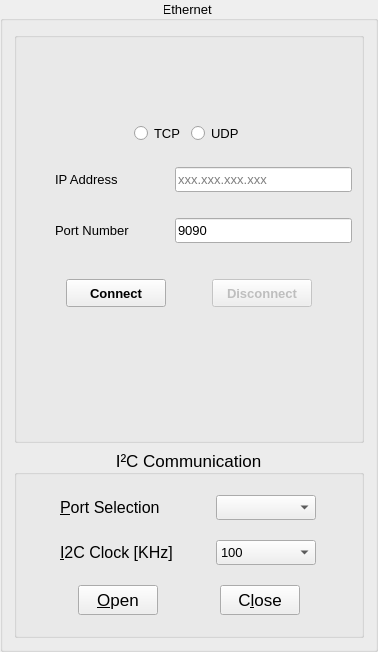
    <widget class="QGroupBox" name="gb_Ethernet">
     <property name="enabled">
      <bool>true</bool>
     </property>
     <property name="font">
      <font>
       <family>MS Shell Dlg 2</family>
       <pointsize>10</pointsize>
       <weight>50</weight>
       <italic>false</italic>
       <bold>false</bold>
      </font>
     </property>
     <property name="styleSheet">
      <string notr="true"/>
     </property>
     <property name="title">
      <string>Ethernet </string>
     </property>
     <property name="alignment">
      <set>Qt::AlignCenter</set>
     </property>
     <layout class="QGridLayout" name="gridLayout_14">
      <item row="0" column="0">
       <widget class="QGroupBox" name="gb_Ethernet1_2">
        <property name="enabled">
         <bool>true</bool>
        </property>
        <property name="font">
         <font>
          <pointsize>10</pointsize>
          <weight>50</weight>
          <bold>false</bold>
         </font>
        </property>
        <property name="title">
         <string/>
        </property>
        <layout class="QGridLayout" name="gridLayout">
         <item row="2" column="0">
          <spacer name="verticalSpacer_4">
           <property name="orientation">
            <enum>Qt::Vertical</enum>
           </property>
           <property name="sizeHint" stdset="0">
            <size>
             <width>17</width>
             <height>17</height>
            </size>
           </property>
          </spacer>
         </item>
         <item row="8" column="0">
          <spacer name="verticalSpacer_37">
           <property name="orientation">
            <enum>Qt::Vertical</enum>
           </property>
           <property name="sizeHint" stdset="0">
            <size>
             <width>315</width>
             <height>124</height>
            </size>
           </property>
          </spacer>
         </item>
         <item row="4" column="0">
          <spacer name="verticalSpacer_5">
           <property name="orientation">
            <enum>Qt::Vertical</enum>
           </property>
           <property name="sizeHint" stdset="0">
            <size>
             <width>17</width>
             <height>20</height>
            </size>
           </property>
          </spacer>
         </item>
         <item row="1" column="0">
          <layout class="QHBoxLayout" name="horizontalLayout_4">
           <item>
            <spacer name="horizontalSpacer_34">
             <property name="orientation">
              <enum>Qt::Horizontal</enum>
             </property>
             <property name="sizeHint" stdset="0">
              <size>
               <width>40</width>
               <height>20</height>
              </size>
             </property>
            </spacer>
           </item>
           <item>
            <widget class="QRadioButton" name="rb_tcp">
             <property name="text">
              <string>TCP</string>
             </property>
            </widget>
           </item>
           <item>
            <widget class="QRadioButton" name="rb_udp">
             <property name="text">
              <string>UDP</string>
             </property>
            </widget>
           </item>
           <item>
            <spacer name="horizontalSpacer_35">
             <property name="orientation">
              <enum>Qt::Horizontal</enum>
             </property>
             <property name="sizeHint" stdset="0">
              <size>
               <width>40</width>
               <height>20</height>
              </size>
             </property>
            </spacer>
           </item>
          </layout>
         </item>
         <item row="0" column="0">
          <spacer name="verticalSpacer_38">
           <property name="orientation">
            <enum>Qt::Vertical</enum>
           </property>
           <property name="sizeHint" stdset="0">
            <size>
             <width>315</width>
             <height>76</height>
            </size>
           </property>
          </spacer>
         </item>
         <item row="3" column="0">
          <layout class="QHBoxLayout" name="horizontalLayout_33">
           <item>
            <spacer name="horizontalSpacer_36">
             <property name="orientation">
              <enum>Qt::Horizontal</enum>
             </property>
             <property name="sizeHint" stdset="0">
              <size>
               <width>18</width>
               <height>20</height>
              </size>
             </property>
            </spacer>
           </item>
           <item>
            <widget class="QLabel" name="label_71">
             <property name="minimumSize">
              <size>
               <width>85</width>
               <height>25</height>
              </size>
             </property>
             <property name="font">
              <font>
               <family>MS Shell Dlg 2</family>
               <pointsize>10</pointsize>
               <weight>50</weight>
               <italic>false</italic>
               <bold>false</bold>
              </font>
             </property>
             <property name="styleSheet">
              <string notr="true"/>
             </property>
             <property name="text">
              <string>IP Address</string>
             </property>
            </widget>
           </item>
           <item>
            <spacer name="horizontalSpacer_37">
             <property name="orientation">
              <enum>Qt::Horizontal</enum>
             </property>
             <property name="sizeHint" stdset="0">
              <size>
               <width>18</width>
               <height>20</height>
              </size>
             </property>
            </spacer>
           </item>
           <item>
            <widget class="QLineEdit" name="le_IPAddress">
             <property name="minimumSize">
              <size>
               <width>177</width>
               <height>21</height>
              </size>
             </property>
             <property name="maximumSize">
              <size>
               <width>16777215</width>
               <height>30</height>
              </size>
             </property>
             <property name="font">
              <font>
               <pointsize>10</pointsize>
              </font>
             </property>
             <property name="toolTip">
              <string>xxx.xxx.xxx.xxx</string>
             </property>
             <property name="styleSheet">
              <string notr="true"/>
             </property>
             <property name="inputMask">
              <string/>
             </property>
             <property name="text">
              <string/>
             </property>
             <property name="readOnly">
              <bool>false</bool>
             </property>
             <property name="placeholderText">
              <string>xxx.xxx.xxx.xxx</string>
             </property>
            </widget>
           </item>
          </layout>
         </item>
         <item row="5" column="0">
          <layout class="QHBoxLayout" name="horizontalLayout_49">
           <item>
            <spacer name="horizontalSpacer_38">
             <property name="orientation">
              <enum>Qt::Horizontal</enum>
             </property>
             <property name="sizeHint" stdset="0">
              <size>
               <width>18</width>
               <height>20</height>
              </size>
             </property>
            </spacer>
           </item>
           <item>
            <widget class="QLabel" name="label_72">
             <property name="minimumSize">
              <size>
               <width>85</width>
               <height>25</height>
              </size>
             </property>
             <property name="font">
              <font>
               <family>MS Shell Dlg 2</family>
               <pointsize>10</pointsize>
               <weight>50</weight>
               <italic>false</italic>
               <bold>false</bold>
              </font>
             </property>
             <property name="styleSheet">
              <string notr="true"/>
             </property>
             <property name="text">
              <string>&lt;html&gt;&lt;head/&gt;&lt;body&gt;&lt;p&gt;Port Number&lt;/p&gt;&lt;/body&gt;&lt;/html&gt;</string>
             </property>
            </widget>
           </item>
           <item>
            <spacer name="horizontalSpacer_39">
             <property name="orientation">
              <enum>Qt::Horizontal</enum>
             </property>
             <property name="sizeHint" stdset="0">
              <size>
               <width>13</width>
               <height>17</height>
              </size>
             </property>
            </spacer>
           </item>
           <item>
            <layout class="QHBoxLayout" name="horizontalLayout_18">
             <item>
              <widget class="QLineEdit" name="le_TargetPortNumber">
               <property name="minimumSize">
                <size>
                 <width>177</width>
                 <height>21</height>
                </size>
               </property>
               <property name="maximumSize">
                <size>
                 <width>16777215</width>
                 <height>30</height>
                </size>
               </property>
               <property name="font">
                <font>
                 <pointsize>10</pointsize>
                </font>
               </property>
               <property name="styleSheet">
                <string notr="true"/>
               </property>
               <property name="inputMask">
                <string/>
               </property>
               <property name="text">
                <string>9090</string>
               </property>
               <property name="readOnly">
                <bool>false</bool>
               </property>
              </widget>
             </item>
            </layout>
           </item>
          </layout>
         </item>
         <item row="7" column="0">
          <layout class="QHBoxLayout" name="horizontalLayout_59">
           <item>
            <spacer name="horizontalSpacer_108">
             <property name="orientation">
              <enum>Qt::Horizontal</enum>
             </property>
             <property name="sizeHint" stdset="0">
              <size>
               <width>40</width>
               <height>20</height>
              </size>
             </property>
            </spacer>
           </item>
           <item>
            <widget class="QPushButton" name="pb_EtheConnect">
             <property name="enabled">
              <bool>true</bool>
             </property>
             <property name="minimumSize">
              <size>
               <width>100</width>
               <height>28</height>
              </size>
             </property>
             <property name="font">
              <font>
               <pointsize>10</pointsize>
               <weight>75</weight>
               <bold>true</bold>
              </font>
             </property>
             <property name="styleSheet">
              <string notr="true"/>
             </property>
             <property name="text">
              <string>Connect</string>
             </property>
             <property name="shortcut">
              <string>Return</string>
             </property>
            </widget>
           </item>
           <item>
            <spacer name="horizontalSpacer_302">
             <property name="orientation">
              <enum>Qt::Horizontal</enum>
             </property>
             <property name="sizeHint" stdset="0">
              <size>
               <width>40</width>
               <height>20</height>
              </size>
             </property>
            </spacer>
           </item>
           <item>
            <widget class="QPushButton" name="pb_EtheDisconnect">
             <property name="enabled">
              <bool>false</bool>
             </property>
             <property name="minimumSize">
              <size>
               <width>100</width>
               <height>28</height>
              </size>
             </property>
             <property name="font">
              <font>
               <pointsize>10</pointsize>
               <weight>75</weight>
               <bold>true</bold>
              </font>
             </property>
             <property name="text">
              <string>Disconnect</string>
             </property>
            </widget>
           </item>
           <item>
            <spacer name="horizontalSpacer_153">
             <property name="orientation">
              <enum>Qt::Horizontal</enum>
             </property>
             <property name="sizeHint" stdset="0">
              <size>
               <width>40</width>
               <height>20</height>
              </size>
             </property>
            </spacer>
           </item>
          </layout>
         </item>
         <item row="6" column="0">
          <spacer name="verticalSpacer_6">
           <property name="orientation">
            <enum>Qt::Vertical</enum>
           </property>
           <property name="sizeHint" stdset="0">
            <size>
             <width>17</width>
             <height>30</height>
            </size>
           </property>
          </spacer>
         </item>
        </layout>
       </widget>
      </item>
      <item row="1" column="0">
       <widget class="QGroupBox" name="gbUARTCom_2">
        <property name="font">
         <font>
          <pointsize>13</pointsize>
         </font>
        </property>
        <property name="title">
         <string>I²C Communication</string>
        </property>
        <property name="alignment">
         <set>Qt::AlignCenter</set>
        </property>
        <layout class="QGridLayout" name="gridLayout_16">
         <property name="leftMargin">
          <number>20</number>
         </property>
         <property name="topMargin">
          <number>20</number>
         </property>
         <property name="rightMargin">
          <number>20</number>
         </property>
         <property name="bottomMargin">
          <number>20</number>
         </property>
         <property name="spacing">
          <number>20</number>
         </property>
         <item row="1" column="0">
          <layout class="QGridLayout" name="gridLayout_17">
           <item row="0" column="3">
            <widget class="QPushButton" name="pb_I2CClose">
             <property name="minimumSize">
              <size>
               <width>80</width>
               <height>30</height>
              </size>
             </property>
             <property name="font">
              <font>
               <pointsize>13</pointsize>
              </font>
             </property>
             <property name="text">
              <string>C&amp;lose</string>
             </property>
            </widget>
           </item>
           <item row="0" column="0">
            <spacer name="horizontalSpacer_25">
             <property name="orientation">
              <enum>Qt::Horizontal</enum>
             </property>
             <property name="sizeHint" stdset="0">
              <size>
               <width>40</width>
               <height>20</height>
              </size>
             </property>
            </spacer>
           </item>
           <item row="0" column="1">
            <widget class="QPushButton" name="pb_I2COpen">
             <property name="minimumSize">
              <size>
               <width>80</width>
               <height>30</height>
              </size>
             </property>
             <property name="font">
              <font>
               <pointsize>13</pointsize>
              </font>
             </property>
             <property name="text">
              <string>&amp;Open</string>
             </property>
            </widget>
           </item>
           <item row="0" column="4">
            <spacer name="horizontalSpacer_26">
             <property name="orientation">
              <enum>Qt::Horizontal</enum>
             </property>
             <property name="sizeHint" stdset="0">
              <size>
               <width>40</width>
               <height>20</height>
              </size>
             </property>
            </spacer>
           </item>
           <item row="0" column="2">
            <spacer name="horizontalSpacer_27">
             <property name="orientation">
              <enum>Qt::Horizontal</enum>
             </property>
             <property name="sizeHint" stdset="0">
              <size>
               <width>40</width>
               <height>20</height>
              </size>
             </property>
            </spacer>
           </item>
          </layout>
         </item>
         <item row="0" column="0">
          <layout class="QGridLayout" name="gridLayout_18">
           <item row="0" column="1">
            <widget class="QComboBox" name="cmbI2CPortSel">
             <property name="minimumSize">
              <size>
               <width>100</width>
               <height>25</height>
              </size>
             </property>
             <property name="maximumSize">
              <size>
               <width>100</width>
               <height>25</height>
              </size>
             </property>
             <property name="font">
              <font>
               <pointsize>10</pointsize>
              </font>
             </property>
            </widget>
           </item>
           <item row="1" column="0">
            <widget class="QLabel" name="lbUARTBaudRate_3">
             <property name="minimumSize">
              <size>
               <width>100</width>
               <height>25</height>
              </size>
             </property>
             <property name="font">
              <font>
               <pointsize>12</pointsize>
              </font>
             </property>
             <property name="text">
              <string>&amp;I2C Clock [KHz]</string>
             </property>
             <property name="buddy">
              <cstring>cmbI2CClkSel</cstring>
             </property>
            </widget>
           </item>
           <item row="0" column="0">
            <widget class="QLabel" name="lbUARTPort_3">
             <property name="minimumSize">
              <size>
               <width>100</width>
               <height>25</height>
              </size>
             </property>
             <property name="maximumSize">
              <size>
               <width>100</width>
               <height>25</height>
              </size>
             </property>
             <property name="font">
              <font>
               <pointsize>12</pointsize>
              </font>
             </property>
             <property name="text">
              <string>&amp;Port Selection</string>
             </property>
             <property name="buddy">
              <cstring>cmbI2CPortSel</cstring>
             </property>
            </widget>
           </item>
           <item row="1" column="1">
            <widget class="QComboBox" name="cmbI2CClkSel">
             <property name="minimumSize">
              <size>
               <width>100</width>
               <height>25</height>
              </size>
             </property>
             <property name="maximumSize">
              <size>
               <width>100</width>
               <height>25</height>
              </size>
             </property>
             <property name="font">
              <font>
               <pointsize>10</pointsize>
              </font>
             </property>
             <property name="currentIndex">
              <number>0</number>
             </property>
             <item>
              <property name="text">
               <string>100</string>
              </property>
             </item>
             <item>
              <property name="text">
               <string>400</string>
              </property>
             </item>
            </widget>
           </item>
          </layout>
         </item>
        </layout>
       </widget>
      </item>
     </layout>
    </widget>
